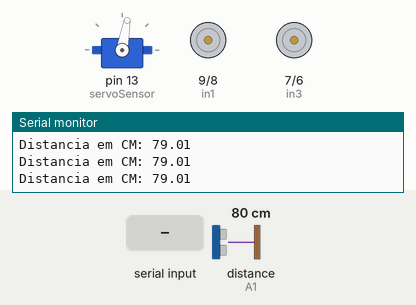
Simulated run of this sketch. Board: Arduino Uno, built with avr-gcc and run on an emulated ATmega328P. Shown: servo, motor-driver pin pairs drawn as motors (green arrow = first pin HIGH = forward, orange = second pin HIGH = backward, longer = more drive, scaled by the enable pin), the last lines printed to the serial monitor. Wiring (inferred from the names in the program): ultrasonic range finder: trigger A0; echo A1. The test bench sets the inputs (shaded band); at power-on: distance to the obstacle (sensor on A1) 80 cm. The echo pulse lasts 58.3 µs per cm.

Above: at 1.2 s.
1.3 s: "frente\n" received over Serial
At 2.6 s:
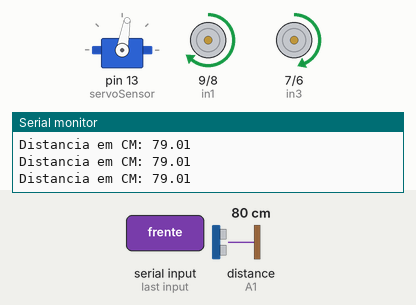
2.9 s: distance to the obstacle (sensor on A1) set to 45 cm
4.4 s: distance to the obstacle (sensor on A1) set to 37 cm
At 5.0 s:
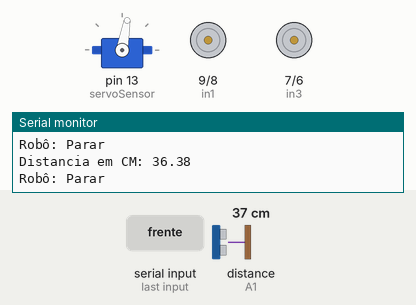
5.9 s: "tras\n" received over Serial
At 6.25 s:
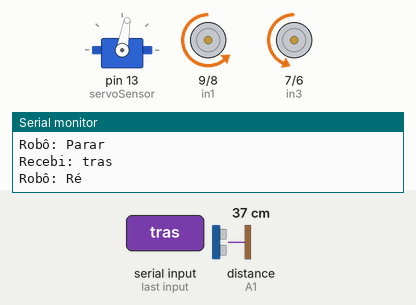
Timing chart, 0 to 8.9 s (numbered marks = the images above; inputs shaded):
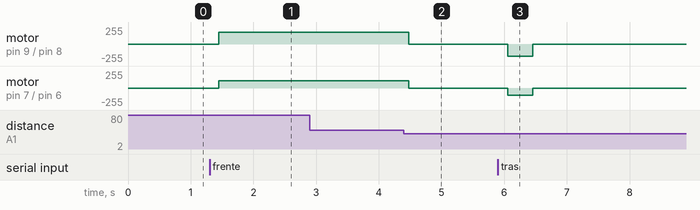

The sketch:

Arduino_base_project.ino
```cpp
 boolean isMessage=false;

#include <Servo.h>     // Adiciona a biblitoeca Servo

//Definindo os pinos
#define trigPin A0     //Pino TRIG do sensor no pino analógico A0
#define echoPin A1     //Pino ECHO do sensor no pino analógico A1
//motor um             // Ligação dos pinos da Ponte H L298N
#define enA  11        //pino enA na porta digital 10
#define in1  9         //pino in1 na porta digital 9
#define in2  8         //pino in2 na porta digital 8
// motor dois          // Ligação dos pinos da Ponte H L298N
#define enB  5         //pino enB na porta digital 5
#define in3  7         //pino in3 na porta digital 7
#define in4  6         //pino in4 na porta digital 6

Servo servoSensor;       // Crie um objeto Servo para controlar o Servo.

int velocidadeMotorUm = 180;  //velocidade do motor da esquerda
int velocidadeMotorDois = 112; //velocidade do motor da direita
float Distancia = 0.00;        // variavel para guardar a distancia

String leStringSerial(){
  String conteudo = "";
  char caractere;

  // Enquanto receber algo pela serial
  while(Serial.available() > 0) {
    // Lê byte da serial
    caractere = Serial.read();
    // Ignora caractere de quebra de linha
    if (caractere != '\n'){
      // Concatena valores
      conteudo.concat(caractere);
    }
    // Aguarda buffer serial ler próximo caractere
    delay(10);
  }

  Serial.print("Recebi: ");
  Serial.println(conteudo);

  return conteudo;
}

void setup()
{
  Serial.begin(9600);
  //Define o servo na porta 13
  servoSensor.attach(13);
  pinMode(enA, OUTPUT);
  pinMode(enB, OUTPUT);
  pinMode(in1, OUTPUT);
  pinMode(in2, OUTPUT);
  pinMode(in3, OUTPUT);
  pinMode(in4, OUTPUT);

  //Configuraçõs do sensor ultrassonico
  pinMode(trigPin, OUTPUT);     //define o pino TRIG como saída
  pinMode(echoPin, INPUT);      //define o pino ECHO como entrada
}

//função para procurar obtasculo a todo o tempo
int Procurar (void) {
  float duracao = 0.0;              // variavael para quartar a duração do retorno do som
  float CM = 0.0;                   // variavael para quartar a distancia
  digitalWrite(trigPin, LOW);       //não envia som
  delayMicroseconds(2);
  digitalWrite(trigPin, HIGH);      //envia som
  delayMicroseconds(10);
  digitalWrite(trigPin, LOW);       //não envia o som e espera o retorno do som enviado
  duracao = pulseIn(echoPin, HIGH); //Captura a duração em tempo do retorno do som.
  CM = (duracao / 58.8);            //Calcula a distância em centimetros
  Serial.print("Distancia em CM: ");
  Serial.println(CM);               //Imprimi no monitor serial a distancia
  return CM;
}

void Frente()
{
  Serial.println("Robô: Frente ");
  digitalWrite(in1, HIGH);                          //Configurar a ponte h
  digitalWrite(in2, LOW);
  digitalWrite(in3, HIGH);
  digitalWrite(in4, LOW);
  analogWrite(enA, velocidadeMotorUm);              // Defina a velocidade do motor Um
  analogWrite(enB, velocidadeMotorDois);            // Defina a velocidade do motor Dois
}

void ParaTras()
{
  Serial.println("Robô: Ré ");
  digitalWrite(in1, LOW);                           //Configurar a ponte h
  digitalWrite(in2, HIGH);
  digitalWrite(in3, LOW);
  digitalWrite(in4, HIGH);
  delay(300);                                       //aguarda um tempo
  analogWrite(enA, velocidadeMotorUm);              // Defina a velocidade do motor Um
  analogWrite(enB, velocidadeMotorDois);            // Defina a velocidade do motor Dois
}

void Parar()
{
  Serial.println("Robô: Parar ");
  digitalWrite(in1, LOW);                           //Configurar a ponte h
  digitalWrite(in2, LOW);
  digitalWrite(in3, LOW);
  digitalWrite(in4, LOW);
  delay(100);                                       //aguarda um tempo
}

void Emergencia()
{
  Serial.println("Robô: Frente ");
  digitalWrite(in1, HIGH);                          //Configurar a ponte h
  digitalWrite(in2, LOW);
  digitalWrite(in3, HIGH);
  digitalWrite(in4, LOW);
  analogWrite(enA, velocidadeMotorUm);              // Defina a velocidade do motor Um
  analogWrite(enB, velocidadeMotorDois);            // Defina a velocidade do motor Dois
}

void loop()
{
  char c;
  servoSensor.write (80);       // Gira o Servo com o sensor a 90 graus
  delay (100);                  // Aguarda 100 milesugodos
  Distancia = Procurar ();      // Medindo a Distancia em CM.
  if(Distancia < 40) {
    Parar();
  }
  if(Serial.available()){
    String recebido = leStringSerial();

    isMessage= !isMessage;
    if(recebido == "frente"){
      Frente();
    }
    if(recebido =="tras"){
      ParaTras();
    }
    if(recebido =="parar"){
      Parar();
    }
    if(recebido =="emergencia"){
      Emergencia();
    }
  }
}
```

Measured:
- the behaviour switches between 41 and 40 cm on distance to the obstacle (sensor on A1) (found by bisection; images 1 and 2)
- after the input at 1.3 s, motor on pin 9 (in1) / pin 8 (in2): stopped → forward 180/255 after 0.15 s; motor on pin 7 (in3) / pin 6 (in4): stopped → forward 112/255 after 0.15 s
- after the input at 4.4 s, motor on pin 9 (in1) / pin 8 (in2): forward 180/255 → stopped after 0.08 s; motor on pin 7 (in3) / pin 6 (in4): forward 112/255 → stopped after 0.08 s
- after the input at 5.9 s, motor on pin 9 (in1) / pin 8 (in2): stopped → backward 180/255 after 0.16 s, → stopped 0.40 s later; motor on pin 7 (in3) / pin 6 (in4): stopped → backward 112/255 after 0.16 s, → stopped 0.40 s later
